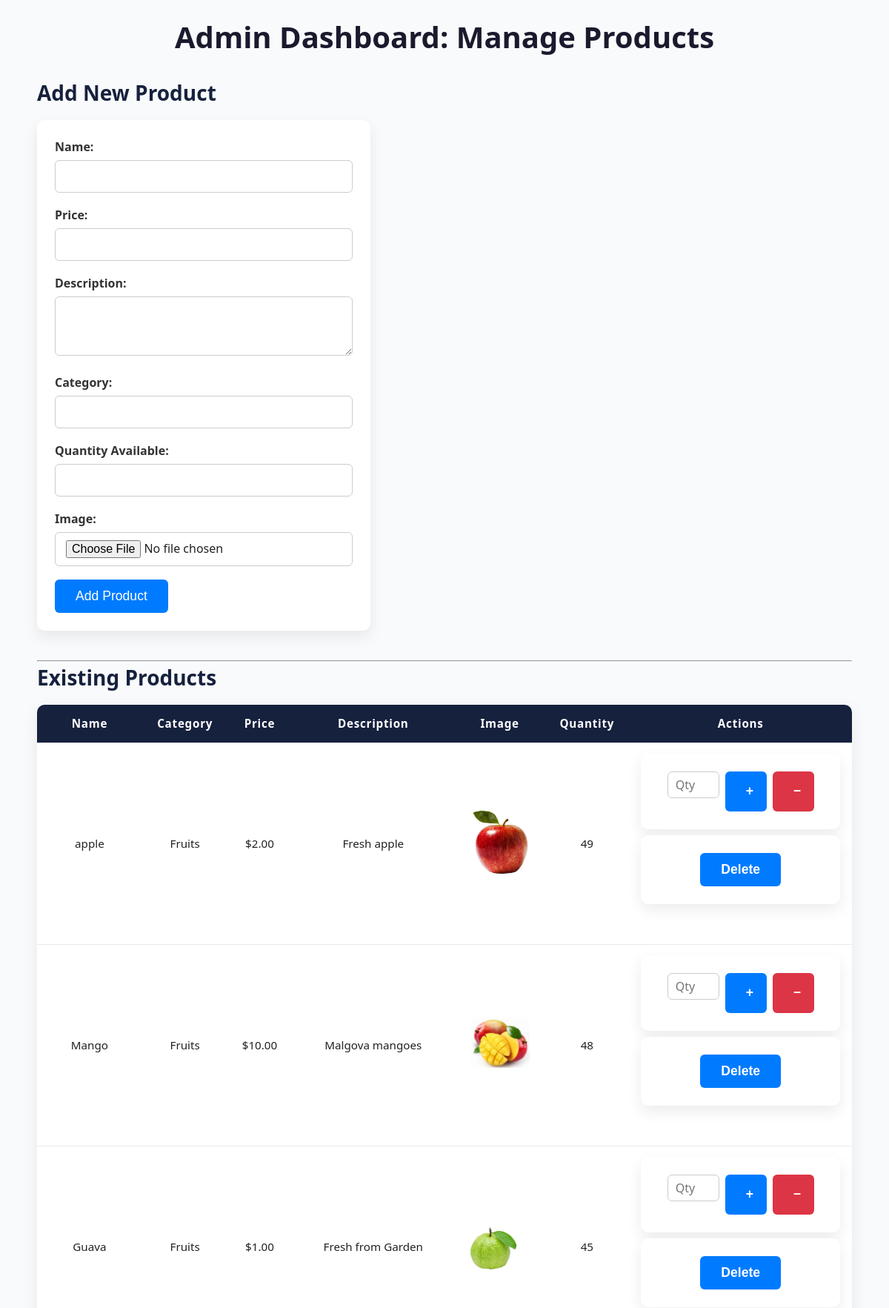
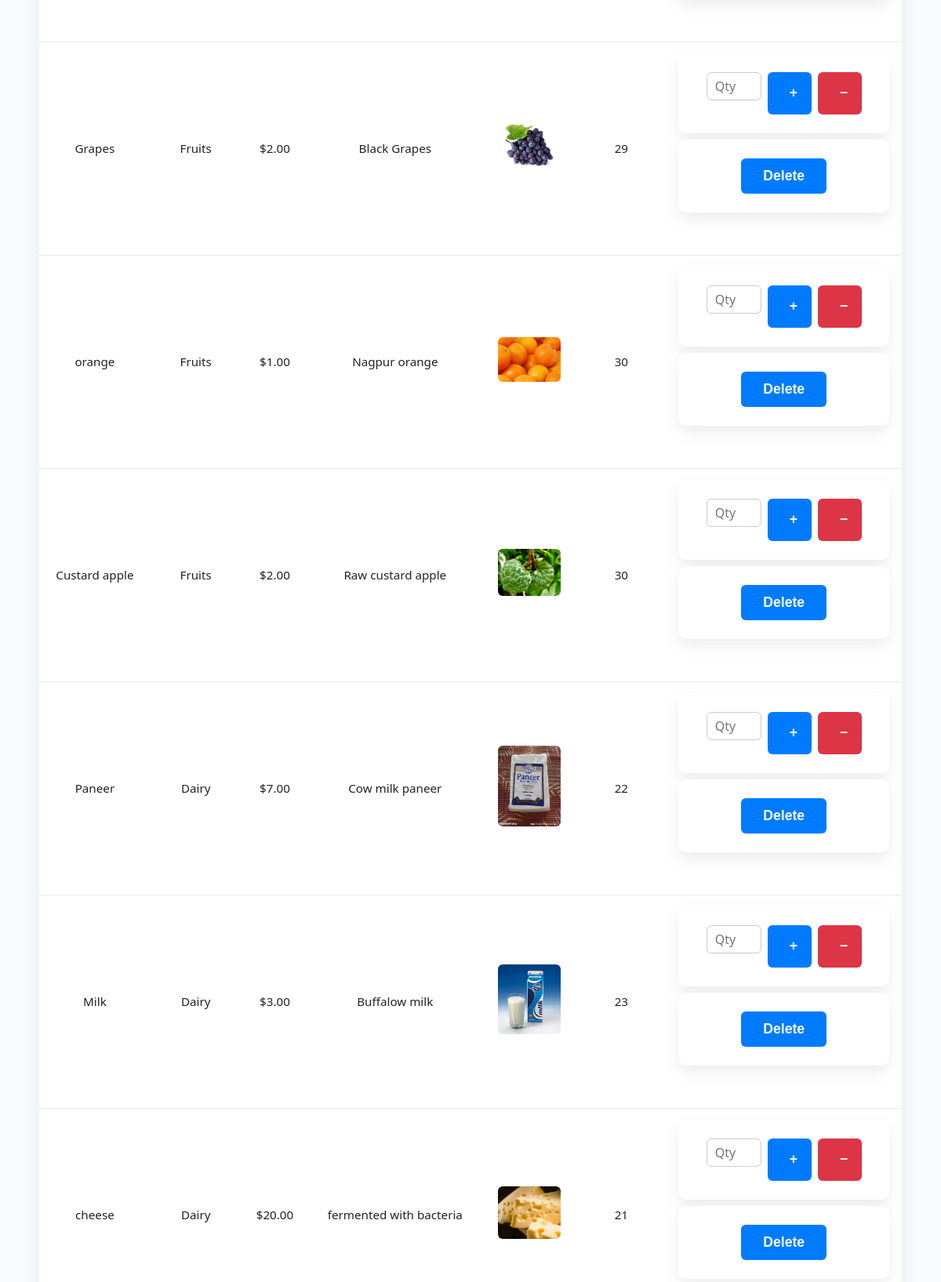
The page /admin (upper part) on the database its author committed (2 pictures, top to bottom).
### tables this page shows
CREATE TABLE products (
            id INTEGER PRIMARY KEY AUTOINCREMENT,
            name TEXT NOT NULL,
            price REAL NOT NULL,
            description TEXT,
            image TEXT,
            category TEXT,
            stock INTEGER DEFAULT 0
        );

### app.py (the view, shortened to what this page needs)
@app.route('/admin', methods=['GET', 'POST'])
def admin():
    conn = get_db_connection()
    c = conn.cursor()
    products = c.execute('SELECT * FROM products').fetchall()
    conn.close()
    return render_template('admin.html', products=products)

### app.py (called while the page is built)
def get_db_connection():
    conn = sqlite3.connect(DB_PATH)
    conn.row_factory = sqlite3.Row
    return conn

### templates/admin.html (shortened to what this page needs)
<!DOCTYPE html>
<html lang="en">
<head>
  <link rel="stylesheet" href="{{ url_for('static', filename='admin.css') }}" />
</head>
<body>
  <main>
    <h1>Admin Dashboard: Manage Products</h1>
    <section aria-labelledby="add-product-heading">
      <h2 id="add-product-heading">Add New Product</h2>
      <form action="{{ url_for('admin') }}" method="POST" enctype="multipart/form-data" novalidate>
        <label for="name">Name:</label>
        <input type="text" id="name" name="name" required autocomplete="off" />
        <label for="price">Price:</label>
        <input type="number" id="price" name="price" step="0.01" min="0" required />
        <label for="description">Description:</label>
        <textarea id="description" name="description" required></textarea>
        <label for="category">Category:</label>
        <input type="text" id="category" name="category" required />
        <label for="quantity">Quantity Available:</label>
        <input type="number" id="quantity" name="quantity" min="0" required />
        <label for="image">Image:</label>
        <input type="file" id="image" name="image" accept="image/*" required />
        <button type="submit">Add Product</button>
      </form>
    </section>
    <hr />
    <section aria-labelledby="existing-products-heading">
      <h2 id="existing-products-heading">Existing Products</h2>
      <table>
        <thead>
          <tr>
            <th scope="col">Name</th>
            <th scope="col">Category</th>
            <th scope="col">Price</th>
            <th scope="col">Description</th>
            <th scope="col">Image</th>
            <th scope="col">Quantity</th>
            <th scope="col">Actions</th>
          </tr>
        </thead>
        <tbody>
          {% for product in products %}
          <tr>
            <td>{{ product[1] }}</td>
            <td>{{ product[5] or 'Uncategorized' }}</td>
            <td>${{ "%.2f"|format(product[2]) }}</td>
            <td>{{ product[3] }}</td>
            <td>
              {% if product[4] %}
                <img src="{{ url_for('static', filename=product[4]) }}" alt="{{ product[1] }}">
              {% else %}
                No image
              {% endif %}
            </td>
            <td>{{ product[6] }}</td>
            <td>
              <form method="POST" action="{{ url_for('update_quantity', product_id=product[0]) }}" class="inline-form" aria-label="Update quantity for {{ product[1] }}">
                <input type="number" name="amount" placeholder="Qty" min="1" required />
                <button type="submit" name="action" value="add" aria-label="Add quantity">+</button>
                <button type="submit" name="action" value="remove" aria-label="Remove quantity">−</button>
              </form>
              <form method="POST" action="{{ url_for('delete_product', product_id=product[0]) }}" onsubmit="return confirm('Are you sure you want to delete this product?');" aria-label="Delete {{ product[1] }}">
                <button type="submit" class="delete">Delete</button>
              </form>
            </td>
          </tr>
          {% endfor %}
        </tbody>
      </table>
    </section>
  </main>
</body>
</html>

### static/admin.css (style rules this page uses)
* { box-sizing: border-box; margin: 0; padding: 0; }
body { font-family: 'Segoe UI', Tahoma, Geneva, Verdana, sans-serif; background-color: #f9fafb; color: #222; line-height: 1.5; padding: 20px; }
main { max-width: 1100px; margin: 0 auto; }
h1 { font-size: 2.5rem; margin-bottom: 24px; color: #1a1a2e; text-align: center; }
h2 { font-size: 1.75rem; margin-bottom: 16px; color: #16213e; }
form { background: #fff; padding: 24px; border-radius: 10px; box-shadow: 0 8px 20px rgba(0, 0, 0, 0.08); max-width: 450px; margin-bottom: 40px; }
form label { display: block; margin-bottom: 6px; font-weight: 600; color: #333; }
form input[type="text"], form input[type="number"], form input[type="file"], form textarea { width: 100%; padding: 10px 14px; margin-bottom: 18px; border: 1.8px solid #ccc; border-radius: 6px; font-size: 1rem; transition: border-color 0.3s ease; font-family: inherit; resize: vertical; }
form textarea { min-height: 80px; }
form button[type="submit"] { background-color: #007bff; color: #fff; padding: 12px 28px; border: none; border-radius: 6px; font-size: 1.1rem; cursor: pointer; transition: background-color 0.3s ease; }
table { width: 100%; border-collapse: collapse; background: #fff; border-radius: 10px; box-shadow: 0 8px 24px rgba(0, 0, 0, 0.07); overflow: hidden; margin-bottom: 40px; }
thead { background-color: #16213e; color: #fff; }
th, td { padding: 14px 16px; text-align: center; border-bottom: 1px solid #eaeaea; font-size: 0.95rem; }
th { font-weight: 700; letter-spacing: 0.05em; }
td img { max-width: 80px; height: auto; border-radius: 6px; object-fit: contain; }
.inline-form { display: flex; justify-content: center; gap: 8px; margin-bottom: 8px; }
.inline-form input[type="number"] { width: 70px; padding: 6px 10px; font-size: 1rem; border: 1.5px solid #ccc; border-radius: 6px; }
.inline-form button { width: 36px; background-color: #28a745; border: none; border-radius: 6px; color: white; font-weight: 700; font-size: 1.2rem; cursor: pointer; transition: background-color 0.3s ease; }
.inline-form button[aria-label="Remove quantity"] { background-color: #dc3545; }
form .delete { background-color: #e3342f; color: #fff; padding: 8px 18px; border-radius: 6px; font-weight: 600; font-size: 0.9rem; cursor: pointer; border: none; transition: background-color 0.3s ease; }

### rows shown on the page
products: name "apple", category "Fruits", price "2.00", description "Fresh apple", image+name (picture), stock "49"
products: name "Mango", category "Fruits", price "10.00", description "Malgova mangoes", image (picture), stock "48"
products: name "Guava", category "Fruits", price "1.00", description "Fresh from Garden", image (picture), stock "45"
products: name "Grapes", category "Fruits", price "2.00", description "Black Grapes", image (picture), stock "29"
products: name "orange", category "Fruits", price "1.00", description "Nagpur orange", image+name (picture), stock "30"
products: name "Custard apple", category "Fruits", price "2.00", description "Raw custard apple", image+name (picture), stock "30"
products: name "Paneer", category "Dairy", price "7.00", description "Cow milk paneer", image (picture), stock "22"
products: name "Milk", category "Dairy", price "3.00", description "Buffalow milk", image (picture), stock "23"
products: name "cheese", category "Dairy", price "20.00", description "fermented with bacteria", image+name (picture), stock "21"
